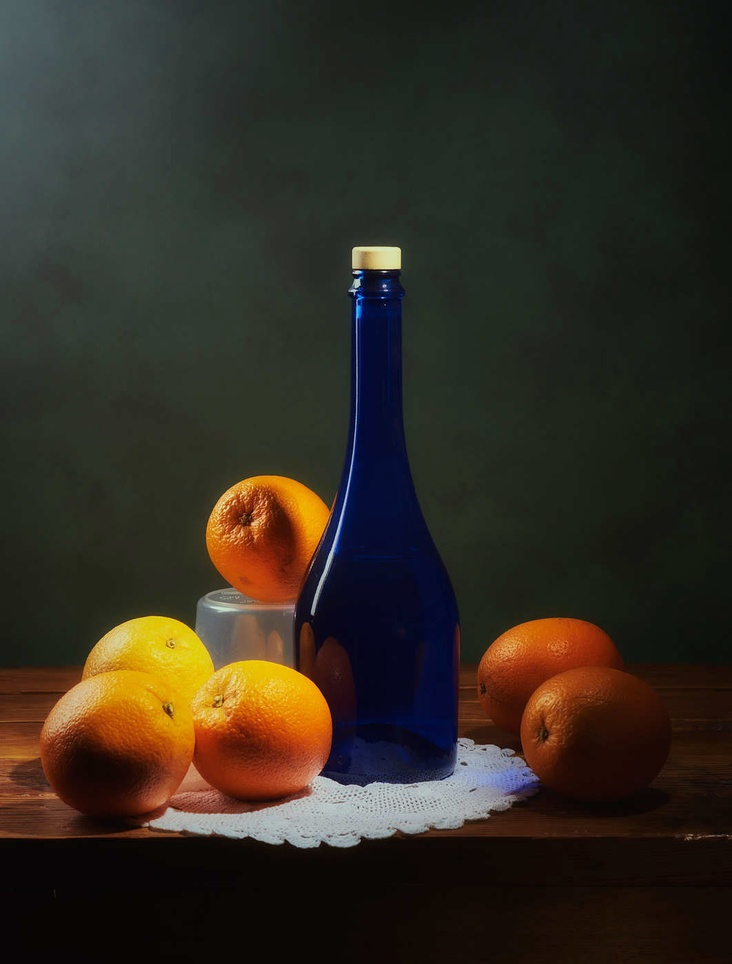
#> input picture lab5/18d33c106910765_5f9aa887279b1.jpg, 732 x 964 px, shrunk from 1062 x 1400 before the run
$ python main.py
#> lines starting #> are read from the running program, lines starting #| are printed output that depends on the picture; after the words box and inside, x2 and y2 are one past the last pixel; in counts of white or black regions, pixels touching at a corner belong together
"""Лабораторная работа 5. Цветовые модели и цветовая сегментация.

Задание: выполнить цветовую сегментацию объекта на изображении, подобрав
пороги вручную. Здесь выделяем апельсины на тёмном фоне (рядом стоит синяя
бутылка, которая не должна попасть в маску).

Подход:
    1. Перевод BGR -> HSV: оранжевый цвет компактно лежит по тону (Hue),
       что удобнее, чем разделять каналы RGB.
    2. cv2.inRange с вручную подобранными порогами по H, S, V.
    3. Морфологические открытие/закрытие убирают мелкий шум и дырки.
    4. Накладываем маску: фон делаем чёрным.
"""

import cv2
import numpy as np
import matplotlib.pyplot as plt

IMAGE_PATH = "18d33c106910765_5f9aa887279b1.jpg"

# Пороги для оранжевого в HSV (OpenCV: H в диапазоне 0..179).
# Нижнюю границу по яркости/насыщенности держим невысокой, чтобы захватить
# и затенённые апельсины, но не настолько, чтобы попал тёмный фон.
LOWER = np.array([3, 80, 45], dtype=np.uint8)
UPPER = np.array([22, 255, 255], dtype=np.uint8)


def main() -> None:
    img = cv2.imread(IMAGE_PATH)
#> img is the input picture: shape (964, 732, 3); mean B, G, R 33.8, 44, 50.1
    img_rgb = cv2.cvtColor(img, cv2.COLOR_BGR2RGB)
    hsv = cv2.cvtColor(img, cv2.COLOR_BGR2HSV)
#> hsv: shape (964, 732, 3); mean H, S, V 50.9, 105.9, 56.7

    mask = cv2.inRange(hsv, LOWER, UPPER)
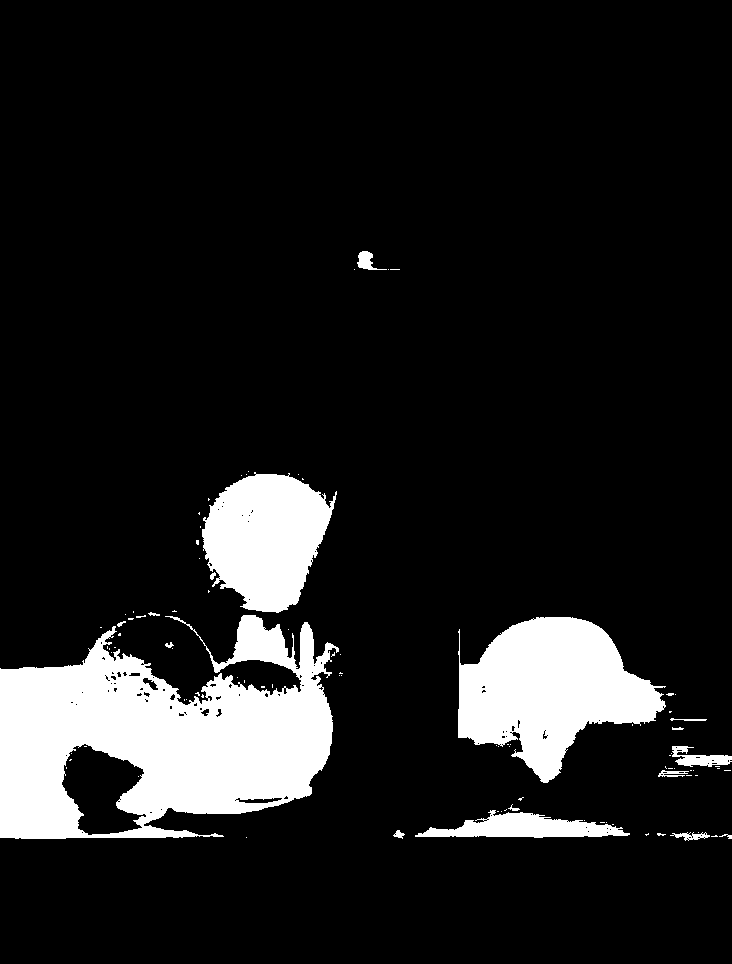
#> mask: shape (964, 732); 12% white; 96 white regions (79 under 20 px), largest, box (x1, y1, x2, y2) and area: (0, 615, 339, 839) 46589, (458, 617, 666, 783) 20185, (202, 472, 337, 613) 13007

    kernel = cv2.getStructuringElement(cv2.MORPH_ELLIPSE, (9, 9))
    mask = cv2.morphologyEx(mask, cv2.MORPH_OPEN, kernel, iterations=2)
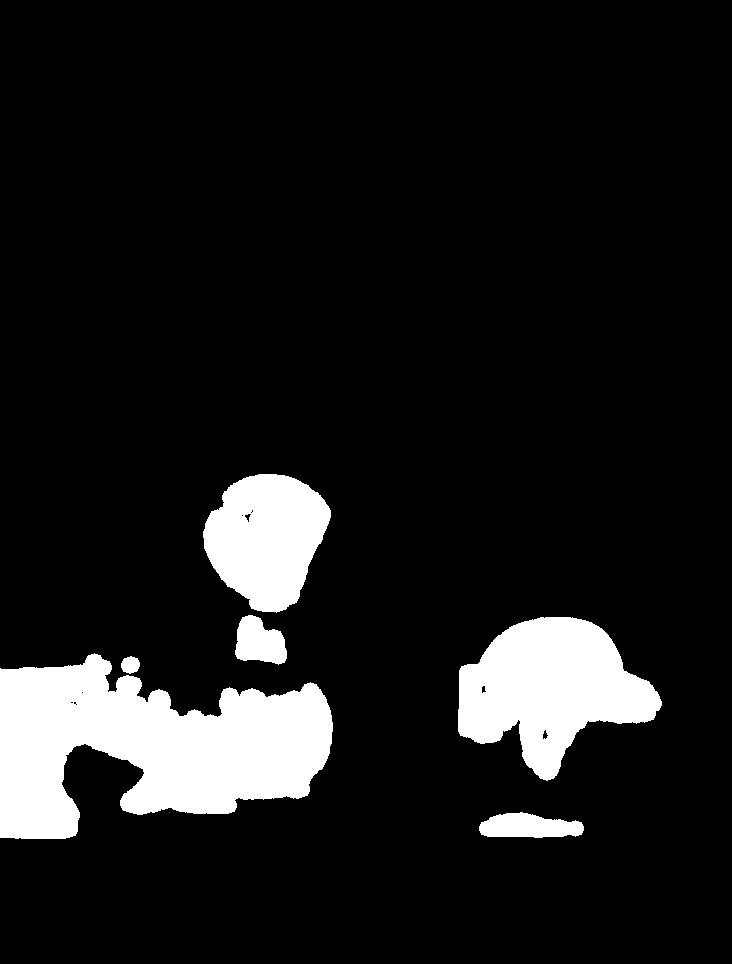
#> mask: shape (964, 732); 10.6% white; 6 white regions, box (x1, y1, x2, y2) and area: (0, 653, 333, 839) 38503, (458, 617, 662, 781) 19629, (203, 474, 331, 613) 12486, (479, 812, 584, 838) 2003, (235, 615, 287, 665) 1836, (121, 656, 140, 674) 256
    mask = cv2.morphologyEx(mask, cv2.MORPH_CLOSE, kernel, iterations=3)
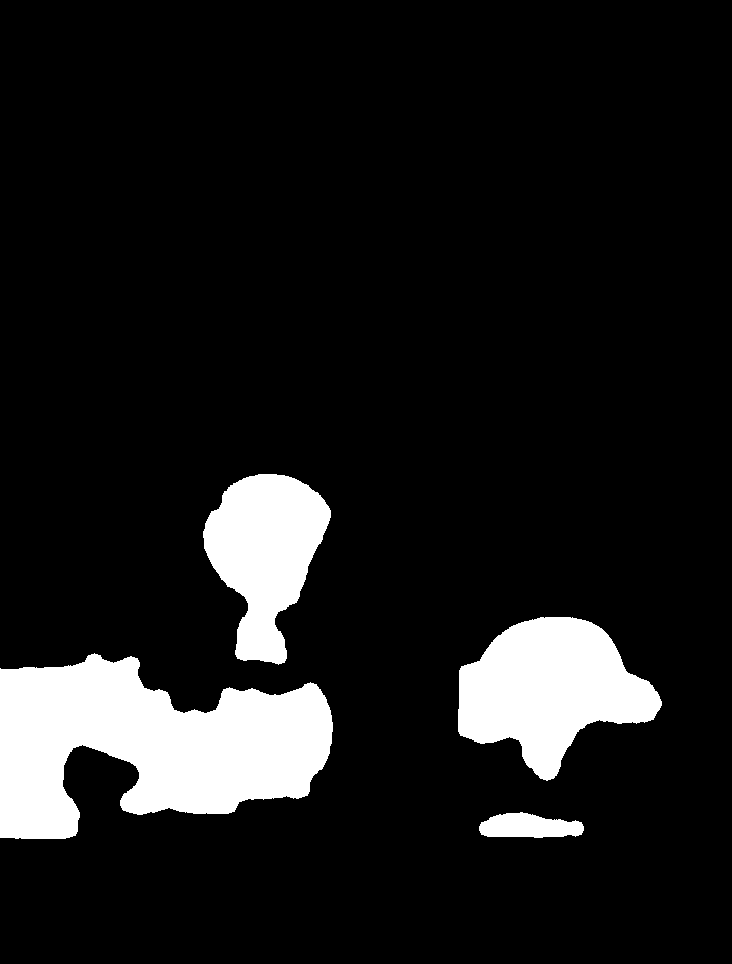
#> mask: shape (964, 732); 10.8% white; 4 white regions, box (x1, y1, x2, y2) and area: (0, 653, 333, 839) 39597, (458, 617, 662, 781) 19923, (203, 474, 331, 665) 14731, (479, 812, 584, 838) 2004

    result = img_rgb.copy()
    result[mask == 0] = 0
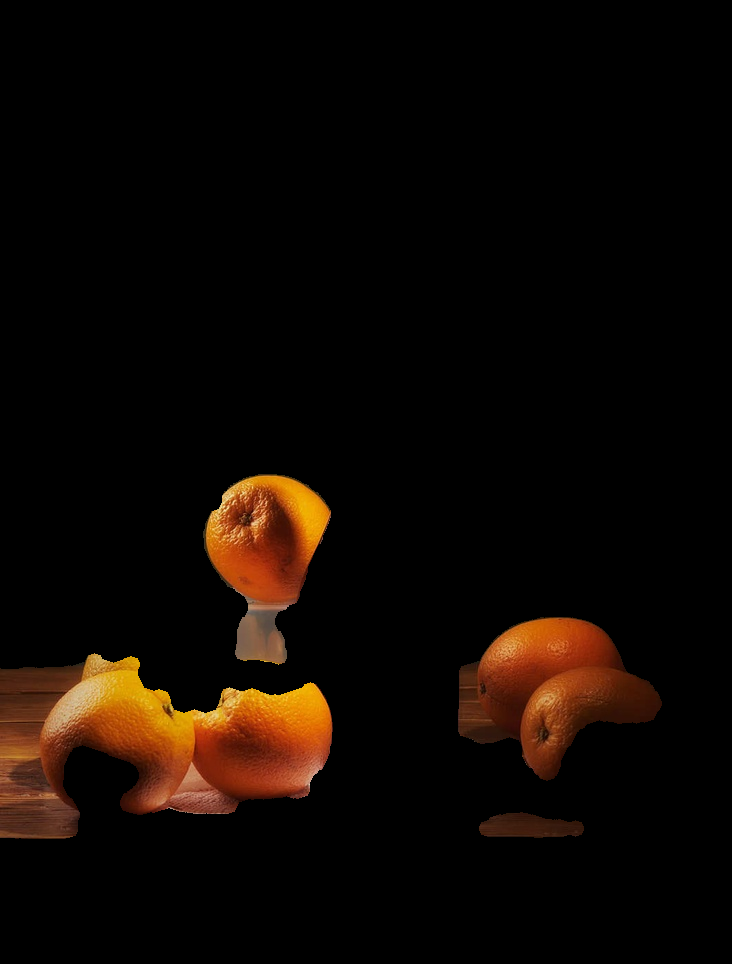
#> result: shape (964, 732, 3); mean R, G, B 15.3, 7.6, 2.5

    fig, axes = plt.subplots(1, 3, figsize=(18, 8))
    axes[0].imshow(img_rgb)
    axes[0].set_title("Исходное")
    axes[1].imshow(mask, cmap="gray")
    axes[1].set_title("Маска апельсинов")
    axes[2].imshow(result)
    axes[2].set_title("Сегментированные апельсины")
    for ax in axes:
        ax.axis("off")

    plt.tight_layout()
    plt.savefig("result.png")
    plt.show()


if __name__ == "__main__":
    main()
